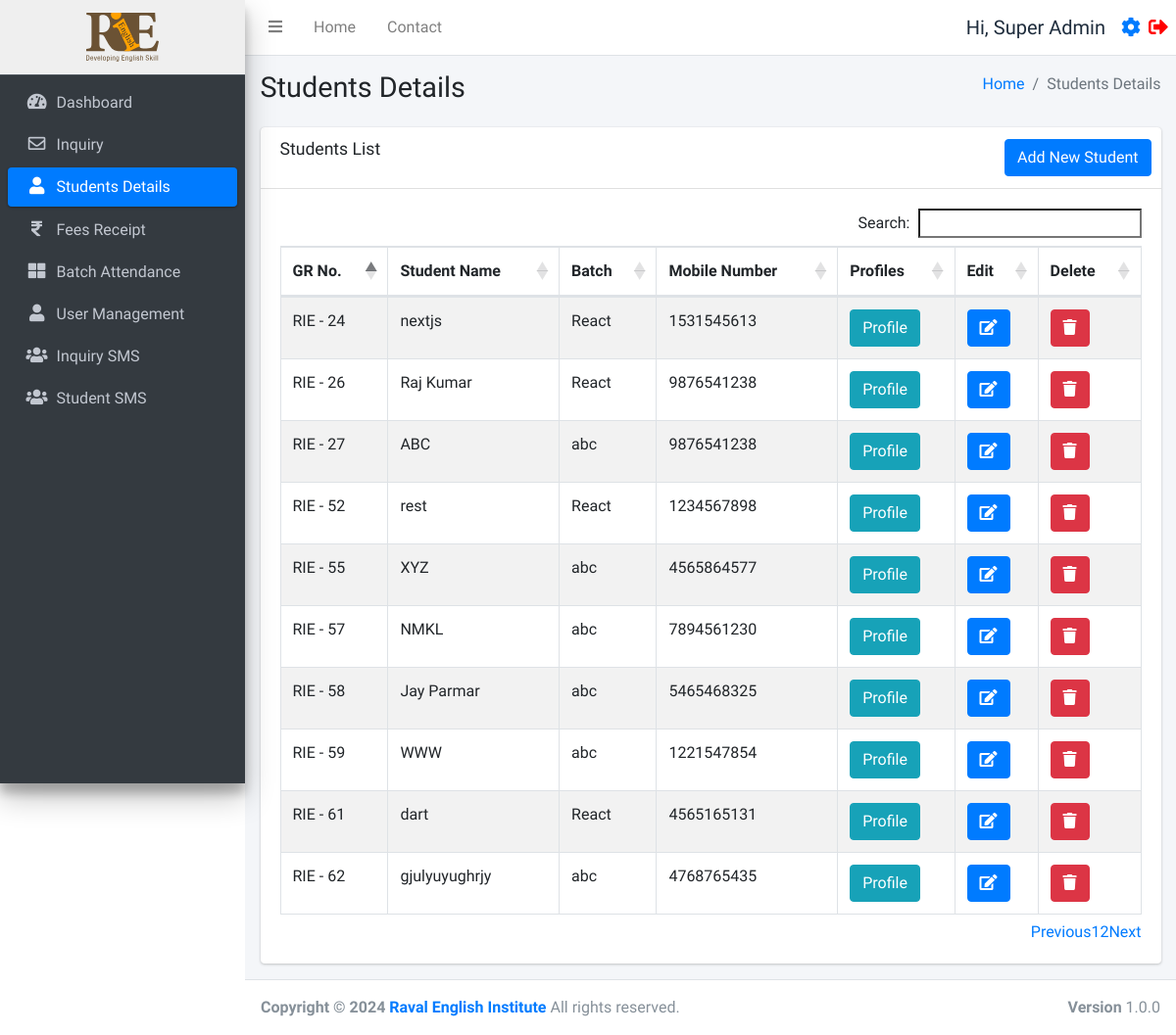
/studentsdetails.php (signed in), run on the app's committed database.
### tables this page shows
CREATE TABLE `users` (
  `id` int(11) NOT NULL,
  `username` varchar(255) NOT NULL,
  `fullname` varchar(255) NOT NULL,
  `email` varchar(255) NOT NULL,
  `mobile` varchar(15) NOT NULL,
  `password` varchar(255) NOT NULL,
  `status` int(11) NOT NULL,
  `created_at` timestamp NOT NULL DEFAULT current_timestamp()
);

CREATE TABLE `studentinfo` (
  `id` int(11) NOT NULL,
  `name` varchar(255) DEFAULT NULL,
  `batch` int(11) DEFAULT NULL,
  `batch_name` varchar(255) DEFAULT NULL,
  `father_name` varchar(255) DEFAULT NULL,
  `mother_name` varchar(255) DEFAULT NULL,
  `dob` date DEFAULT NULL,
  `gender` varchar(50) DEFAULT NULL,
  `mobile_number` varchar(15) DEFAULT NULL,
  `fee_status` int(10) DEFAULT 0,
  `profession` varchar(100) DEFAULT NULL,
  `address` varchar(255) DEFAULT NULL,
  `admission_time` date DEFAULT NULL,
  `due_date` date DEFAULT NULL,
  `created_at` datetime NOT NULL DEFAULT current_timestamp(),
  `pending_fees` int(10) DEFAULT 0,
  `discount` int(10) NOT NULL,
  `total_fees` int(11) NOT NULL,
  `paid_fees` int(11) NOT NULL,
  `father_number` varchar(50) NOT NULL,
  `home_number` varchar(50) NOT NULL,
  `reference` varchar(200) DEFAULT NULL,
  `father_profession` varchar(200) DEFAULT NULL,
  `workplace_address` varchar(255) DEFAULT NULL,
  `aadharcard_number` varchar(20) DEFAULT NULL,
  `joining_purpose` varchar(255) DEFAULT NULL,
  `extratime_daily` varchar(255) DEFAULT NULL,
  `gmail_id` varchar(255) DEFAULT NULL
);

### function.php (called while the page is built, shortened)
<?php
require_once('db.php');
function selectFromTable($tableName, $columns, $whereConditions) {
    global $db;
    try {
        $sql = "SELECT " . implode(', ', $columns) . " FROM $tableName";
        if (!empty($whereConditions)) {
            $sql .= " WHERE " . implode(' AND ', array_map(function ($col) {
                return "$col = :$col";
            }, array_keys($whereConditions)));
        }
        $stmt = $db->prepare($sql);
        foreach ($whereConditions as $col => $value) {
            $stmt->bindValue(":$col", $value);
        }
        $stmt->execute();
        return $stmt->fetchAll(PDO::FETCH_ASSOC);
    } catch (PDOException $e) {
        return false;
    }
}
?>

### studentsdetails.php (the view, shortened to what this page needs)
<?php include ('./header.php');
require_once 'function.php';
$isSuperAdmin = isset($_SESSION['user_status']) && $_SESSION['user_status'] === 'super_admin';
?>
<div class="content-wrapper">
  <div class="content-header">
    <div class="container-fluid">
      <div class="row mb-2">
        <div class="col-sm-6">
          <h1 class="m-0">Students Details</h1>
        </div>
        <div class="col-sm-6">
          <ol class="breadcrumb float-sm-right">
            <li class="breadcrumb-item"><a href="./dashboard.php">Home</a></li>
            <li class="breadcrumb-item active">Students Details</li>
          </ol>
        </div>
      </div>
    </div>
  </div>
  <section class="content">
    <div class="container-fluid">
      <div class="row">
        <div class="col-12">
          <div class="card">
            <div class="card-header">
              <h3 class="card-title">Students List</h3>
              <div class="card-tools">
                <a href="./studentform.php" class="btn btn-primary">Add New Student</a>
              </div>
            </div>
            <div class="card-body">
              <div class="table-responsive">
                <table id="example2" class="table table-bordered table-striped">
                  <thead>
                    <tr>
                      <th>GR No.</th>
                      <th>Student Name</th>
                      <th>Batch</th>
                      <th>Mobile Number</th>
                      <th>Profiles</th>
                      <th>Edit</th>
                      <?php if ($isSuperAdmin): ?>
                        <th>Delete</th>
                      <?php endif; ?>
                    </tr>
                  </thead>
                  <tbody>
                    <?php
                    $rows = selectFromTable('studentinfo', ['id', 'name', 'batch', 'batch_name', 'pending_fees', 'mobile_number'], []);
                    foreach ($rows as $row) {
                      echo "<tr>";
                      echo "<td> RIE - " . $row['id'] . "</td>";
                      echo "<td>" . $row['name'] . "</td>";
                      echo "<td>" . $row['batch_name'] . "</td>";
                      echo "<td>" . $row['mobile_number'] . "</td>";
                      echo "<td><a href='javascript:void(0);' onclick='confirmProfile(" . $row['id'] . ")' class='btn btn-info'>Profile</a></td>";
                      echo "<td><a href='javascript:void(0);' onclick='confirmEdit(" . $row['id'] . ")' class='btn btn-primary'><i class='fas fa-edit'></i></a></td>";
                      if ($isSuperAdmin) {
                        echo "<td><a href='javascript:void(0);' onclick='confirmDelete(" . $row['id'] . ")' class='btn btn-danger'><i class='fas fa-trash'></a></td>";
                      }
                      echo "</tr>";
                    }
                    ?>
                  </tbody>
                </table>
              </div>
            </div>
          </div>
        </div>
      </div>
    </div>
  </section>
</div>
<?php include ('./footer.php'); ?>

### header.php (shortened to what this page needs)
<?php
require_once 'db.php';
require_once ('function.php');
$user = selectFromTable('users', ['*'], ['id' => $_SESSION['user_id']]);
$user = $user[0];
$isFaculty = isset($_SESSION['user_status']) && $_SESSION['user_status'] === 'faculty';
$isAdmin = isset($_SESSION['user_status']) && $_SESSION['user_status'] === 'admin';
?>
<!DOCTYPE html>
<html lang="en">
<head>
  <link rel="stylesheet" href="./plugins/fontawesome-free/css/all.min.css">
  <link rel="stylesheet" href="https://code.ionicframework.com/ionicons/2.0.1/css/ionicons.min.css">
  <link rel="stylesheet" href="./plugins/icheck-bootstrap/icheck-bootstrap.min.css">
  <link rel="stylesheet" href="https://cdn.datatables.net/1.10.19/css/dataTables.bootstrap4.min.css">
  <link rel="stylesheet" href="./asset/css/adminlte.min.css">
  <link rel="stylesheet" href="./asset/css/style.css">
</head>
<body class="hold-transition sidebar-mini layout-fixed">
  <div class="wrapper">
    <nav class="main-header navbar navbar-expand navbar-white navbar-light sticky-top">
      <ul class="navbar-nav">
        <li class="nav-item">
          <a class="nav-link" data-widget="pushmenu" href="#" role="button"><i class="fas fa-bars"></i></a>
        </li>
        <li class="nav-item d-none d-sm-inline-block">
          <?php if ($_SESSION['user_status'] === 'faculty'): ?>
            <a href="./batch.php" class="nav-link">Batch</a>
          <?php else: ?>
            <a href="./dashboard.php" class="nav-link">Home</a>
          <?php endif; ?>
        </li>
        <li class="nav-item d-none d-sm-inline-block">
          <a href="#" class="nav-link">Contact</a>
        </li>
      </ul>
      <ul class="navbar-nav ml-auto">
        <li class="nav-item d-flex align-items-center">
          <span class="mr-3" style="font-size:20px;">Hi, <?php echo $user['fullname']; ?></span>
          <a href="./profile.php" style="font-size:20px;" class="d-block mr-2"><i class="fas fa-cog"></i></a>
          <a href="./logout.php" style="font-size:20px;"><i class="fas fa-sign-out-alt" style="color:red"></i></a>
        </li>
      </ul>
    </nav>
    <aside class="main-sidebar sidebar-dark-primary elevation-4">
      <?php if ($_SESSION['user_status'] === 'faculty'): ?>
        <a href="./batch.php" class="brand-link" style="text-align:center;background:#efefef;">
        <?php else: ?>
          <a href="./dashboard.php" class="brand-link" style="text-align:center;background:#efefef;">
          <?php endif; ?>
          <img src="./asset/img/logo.svg" alt="RIE logo Logo" style="height:50px;">
        </a>
        <div class="sidebar">
          <nav class="mt-2">
            <ul class="nav nav-pills nav-sidebar flex-column" data-widget="treeview" role="menu" data-accordion="false">
              <?php if (!$isFaculty): ?>
                <li class="nav-item">
                  <a href="./dashboard.php" class="nav-link
            <?php if (strpos($_SERVER['REQUEST_URI'], 'dashboard.php') !== false) {
              echo "active";
            } ?>">
                    <i class="nav-icon fas fa-tachometer-alt"></i>
                    <p>
                      Dashboard
                    </p>
                  </a>
                </li>
                <li class="nav-item">
                  <a href="./inquiry.php" class="nav-link
            <?php if (strpos($_SERVER['REQUEST_URI'], 'inquiry.php') !== false) {
              echo "active";
            } ?>">
                    <i class="nav-icon far fa-envelope"></i>
                    <p>
                      Inquiry
                    </p>
                  </a>
                <li class="nav-item">
                  <a href="./studentsdetails.php" class="nav-link
            <?php if (strpos($_SERVER['REQUEST_URI'], 'studentsdetails.php') !== false) {
              echo "active";
            } ?>">
                    <i class="nav-icon fas fa-user"></i>
                    <p>
                      Students Details
                    </p>
                  </a>
                </li>
                <li class="nav-item">
                  <a href="./fees.php" class="nav-link
            <?php if (strpos($_SERVER['REQUEST_URI'], 'fees.php') !== false) {
              echo "active";
            } ?>">
                    <i class="nav-icon fas fa-rupee-sign"></i>
                    <p>
                      Fees Receipt
                    </p>
                  </a>
                </li>
              <?php endif; ?>
              <li class="nav-item">
                <a href="./batch.php" class="nav-link
            <?php if (strpos($_SERVER['REQUEST_URI'], 'batch.php') !== false) {
              echo "active";
            } ?>">
                  <i class="nav-icon fas fa-th-large"></i>
                  <p>
                    Batch Attendance
                  </p>
                </a>
              </li>
              <?php if (!$isFaculty && !$isAdmin): ?>
                <li class="nav-item">
                  <a href="./user_management.php" class="nav-link
            <?php if (strpos($_SERVER['REQUEST_URI'], 'user_management.php') !== false) {
              echo "active";
            } ?>">
                    <i class="nav-icon fas fa-user"></i>
                    <p>
                      User Management
                    </p>
                  </a>
                </li>
              <?php endif; ?>
              <?php if (!$isFaculty): ?>
                <li class="nav-item">
                  <a href="./inquirysms.php" class="nav-link
            <?php if (strpos($_SERVER['REQUEST_URI'], 'inquirysms.php') !== false) {
              echo "active";
            } ?>">
                    <i class="nav-icon fas fa-users"></i>
                    <p>
                      Inquiry SMS
                    </p>
                  </a>
                </li>
                <li class="nav-item">
                  <a href="./studentsms.php" class="nav-link
            <?php if (strpos($_SERVER['REQUEST_URI'], 'studentsms.php') !== false) {
              echo "active";
            } ?>">
                    <i class="nav-icon fas fa-users"></i>
                    <p>
                      Student SMS
                    </p>
                  </a>
                </li>
              <?php endif; ?>
            </ul>
          </nav>
        </div>
    </aside>

### header.php (style rules this page uses)
table thead tr { border: 2px solid #dee2e6 }
table thead { position: sticky; top: 0; background-color: white; }

### data on the page
users: fullname "Super Admin"
studentinfo: id "24", name "nextjs", batch_name "React", mobile_number "1531545613"
studentinfo: id "26", name "Raj Kumar", batch_name "React", mobile_number "9876541238"
studentinfo: id "27", name "ABC", batch_name "abc", mobile_number "9876541238"
studentinfo: id "52", name "rest", batch_name "React", mobile_number "1234567898"
studentinfo: id "55", name "XYZ", batch_name "abc", mobile_number "4565864577"
studentinfo: id "57", name "NMKL", batch_name "abc", mobile_number "7894561230"
studentinfo: id "58", name "Jay Parmar", batch_name "abc", mobile_number "5465468325"
studentinfo: id "59", name "WWW", batch_name "abc", mobile_number "1221547854"
studentinfo: id "61", name "dart", batch_name "React", mobile_number "4565165131"
studentinfo: id "62", name "gjulyuyughrjy", batch_name "abc", mobile_number "4768765435"
